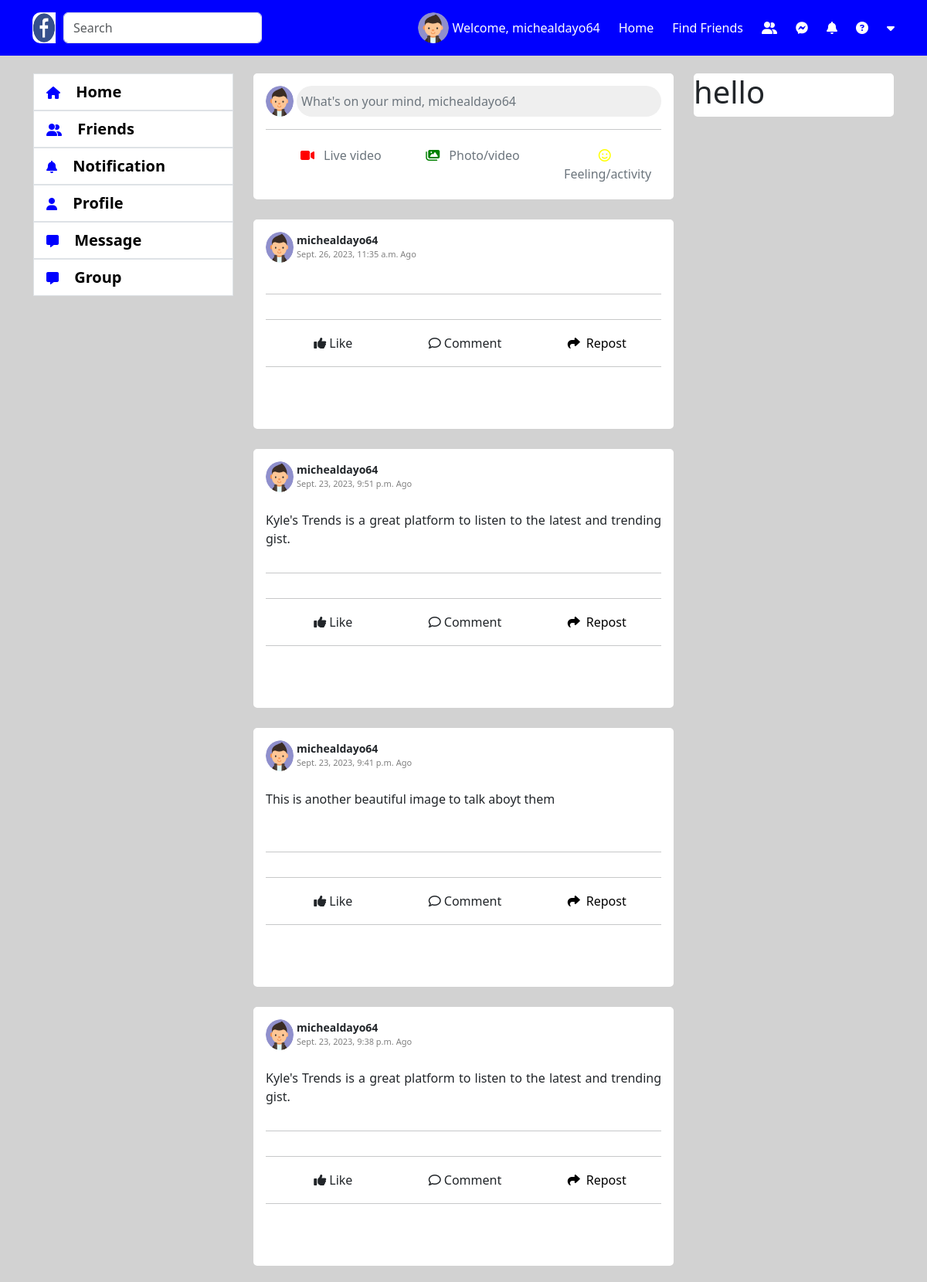
Screenshot of /home/ (signed in) with the database file from the repository.
### account/models.py (models this page shows, shortened)
class Accounts(AbstractBaseUser):
    email = models.EmailField(verbose_name="email", max_length=60, unique=True)
    username = models.CharField(max_length=30, unique=True)
    date_joined = models.DateTimeField(
        verbose_name='date joined', auto_now_add=True)
    last_login = models.DateTimeField(verbose_name='last login', auto_now=True)
    is_admin = models.BooleanField(default=False)
    is_active = models.BooleanField(default=True)
    is_staff = models.BooleanField(default=False)
    is_superuser = models.BooleanField(default=False)
    profile_image = models.ImageField(max_length=255, upload_to=get_profile_image_filepath,
                                      null=True, blank=True, default=get_default_profile_image)
    hide_email = models.BooleanField(default=True)
    USERNAME_FIELD = 'email'
    REQUIRED_FIELDS = ['username']
    objects = MyAccountManager()

### social_app/models.py (models this page shows, shortened)
class Post(models.Model):
    user = models.ForeignKey(
        settings.AUTH_USER_MODEL, on_delete=models.CASCADE, null=True, blank=True, related_name='author')
    user_post = models.TextField(null=True, blank=True)
    file = models.FileField(
        upload_to="post_images/", null=True, blank=True)
    date_post = models.DateTimeField(auto_now_add=True)
    date_post_update = models.DateTimeField(auto_now=True)
    user_like_post = models.ManyToManyField(
        settings.AUTH_USER_MODEL, blank=True)
    posted_by = models.ForeignKey(
        settings.AUTH_USER_MODEL, on_delete=models.CASCADE, null=True, blank=True, related_name='posted_by')

### social_app/views.py (the view)
# urls.py: path('', friend_index, name='friend-index'),
def index(request):
    context = {}
    user = request.user
    if user.is_authenticated:
        friend = FriendsList.objects.get(user = user)
        friends_list = friend.friends.all()
        post_list = Post.objects.filter(user__in = list(friends_list) + [user,]).order_by('-date_post')
        context['post_list'] = post_list
    else:
        return redirect('login')
    return render(request, 'home.html', context)

### social_app/templates/home.html (shortened to what this page needs)
{% extends 'base.html' %}
{% block content %}
{% load static %}
<br>
    <div class="row">
      <div class="col-3">
        {% include 'snippets/left-menu.html' %}
      </div>
      <div class="col-6" id="postlistid">
        {% include 'home_main_content.html' %}
        {% for i in post_list %}
        <br>
        <div class="card p-3">
          <div class="d-flex flex-row justify-content-between align-items-center">
            <div class="d-flex flex-row">
              <img class="pe-1 profile-pic" src="{{ i.user.profile_image.url }}" alt="" srcset="">
              <div class="d-flex flex-column">
                <span style="font-size: 14px; font-weight: bold;">{{ i.user.username }}</span>
                <span style="font-size: 11px; color: gray;">{{ i.date_post }} Ago</span>
              </div>
            </div>
          </div>
          <br>
          <div class="w-100" id="post">
            {% if i.user_post %}
              <p>{{ i.user_post }}</p>
            {% endif %}
          </div>
          <div id="postimage">
          </div>
          <hr>
          <hr>
            <div class="d-flex flex-row justify-content-between">
              <div class="d-flex flex-row align-items-center justify-content-center w-50 likecommentshare" id="likeidBtn" data-id="{{ i.pk }}">
                <i class="fa-solid fa-thumbs-up p-1"></i>
                <span class="likeunlike_{{ i.id }}" id="likeunlikeid" data-id="{{ i.id }}">Like</span>
              </div>
            <div class="d-flex flex-row align-items-center justify-content-center w-50 likecommentshare" id="commentidBtn" data-id="{{ i.pk }}">
              <i class="fa-regular fa-comment p-1"></i>
              <span>Comment</span>
            </div>
            <div class="d-flex flex-row align-items-center justify-content-center w-50 likecommentshare" id="shareidBtn">
              <a href="{% url 'user-share-post' i.id %}">
                <i class="fa-solid fa-share p-1"></i>
              <span>Repost</span>
              </a>
            </div>
            </div>
          <hr>
          <br>
          <br>
        </div>
        {% endfor %}
      </div>
      <div class="col-3">
        <div class="card">
            <h1>hello</h1>
        </div>
      </div>
    </div>
{% endblock %}

### templates/snippets/header.html (shortened to what this page needs)
{% load static %}
<nav class="navbar fixed-top" style="background-color: blue;">
    <div class="container d-flex flex-row justify-content-between" id="myheader">
        <div>
            <form class="d-flex" role="search">
                <img src="{% static 'img/fb.jpeg' %}" alt="" srcset="" style="width: 40px; height: 40px; padding-right: 10px; border-radius: 10px;">
                <input class="form-control me-2 w-100" type="search" placeholder="Search" aria-label="Search">
              </form>
        </div>
      <div class="d-flex flex-row align-items-center">
        {% if request.user.is_authenticated %}
        <a href="{% url 'profile-index' %}" class="anch">
        <img class="me-1 profile-pic" src="{{ request.user.profile_image.url }}" alt="">
      </a>
        {% else %}
        <img class="me-1 profile-pic" src="{% static 'img/profile_image.png' %}" alt="">
        {% endif %}
        <a href="{% url 'profile-index' %}" class="anch">
        <p class="me-4 mt-3 text-white">Welcome, {{ request.user.username }}</p>
      </a>
      <a href="{% url 'index' %}" class="anch">
        <p class="me-4 mt-3 text-white">Home</p>
      </a>
      <a href="#" class="anch">
        <p class="me-4 mt-3 text-white">Find Friends</p>
      </a>
      <a href="#" class="anch">
        <i class="fa-solid fa-user-group me-4 text-white"></i>
      </a>
      <a href="#" class="anch">
        <i class="fa-brands fa-facebook-messenger me-4 text-white"></i>
      </a>
      <a href="#" class="anch">
        <i class="fa-solid fa-bell me-4 text-white"></i>
      </a>
      <a href="#" class="anch">
        <i class="fa-solid fa-circle-question me-4 text-white"></i>
      </a>
      <a href="#" id="logout">
        <i class="fa-solid fa-caret-down text-white"></i>
      </a>
      </div>
    </div>
  </nav>

### social_app/templates/home_main_content.html (shortened to what this page needs)
<div class="card p-3">
    <div class="d-flex flex-row align-items-left">
      <img class="pe-1 profile-pic" src="{{ request.user.profile_image.url }}" alt="" srcset="">
      <input class="w-100 border border-0 rounded-pill text-start text-secondary" id="inputpost" data-bs-toggle="modal" data-bs-target="#exampleModal" type="submit" value="What's on your mind, {{ request.user.username }}">
    </div>
    <hr>
    <div class="row text-center ps-4 p3-4">
        <div class="col-4">
            <div class="d-flex flex-row align-items-center" id="videoid" data-bs-toggle="modal" data-bs-target="#livevideo">
                <div>
                    <i class="fa-solid fa-video"></i>
                    <span class="text-secondary ms-2">Live video</span>
                </div>
            </div>
        </div>
        <div class="col-4">
            <div class="d-flex flex-row align-items-center" id="photoid" data-bs-toggle="modal" data-bs-target="#exampleModal">
                <div>
                    <i class="fa-solid fa-images"></i>
                <span class="text-secondary ms-2">Photo/video</span>
                </div>
            </div>
        </div>
        <div class="col-4">
            <div class="d-flex flex-row justify-content-center align-items-center" id="emojiid" data-bs-toggle="modal" data-bs-target="#emoji">
                <div>
                    <i class="fa-regular fa-face-smile"></i>
                <span class="text-secondary ms-2">Feeling/activity</span>
                </div>
            </div>
        </div>
    </div>
</div>

### static/css/style.css (style rules this page uses)
.anch { text-decoration: none; cursor: pointer; }
.anch i { color: blue; }
.profile-pic { width: 40px; height: 40px; border-radius: 100%; }
#myheader { position: relative; }

### static/css/home.css (style rules this page uses)
#videoid { cursor: pointer; padding: 5px; border-radius: 5px; }
#videoid div { margin: auto; }
#videoid i { color: red; }
#photoid { cursor: pointer; padding: 5px; border-radius: 5px; }
#photoid div { margin: auto; }
#photoid i { color: green; }
#emojiid { cursor: pointer; padding: 5px; border-radius: 5px; }
#emojiid i { color: yellow; }
#post p { text-align: justify; }
.likecommentshare { cursor: pointer; padding: 2px; border-radius: 5px; }
.likecommentshare a { text-decoration: none; color: black; }

### rows the page displays
Accounts: user.profile_image (picture), user.username "michealdayo64", user.username "What's on your mind, michealdayo64"
Post: user.profile_image (picture), user.username "michealdayo64", date_post "Sept. 26, 2023, 11:35 a.m."
Post: user.profile_image (picture), user.username "michealdayo64", date_post "Sept. 23, 2023, 9:51 p.m.", user_post "Kyle's Trends is a great platform to listen to the latest and trending gist."
Post: user.profile_image (picture), user.username "michealdayo64", date_post "Sept. 23, 2023, 9:41 p.m.", user_post "This is another beautiful image to talk aboyt them"
Post: user.profile_image (picture), user.username "michealdayo64", date_post "Sept. 23, 2023, 9:38 p.m.", user_post "Kyle's Trends is a great platform to listen to the latest and trending gist."
